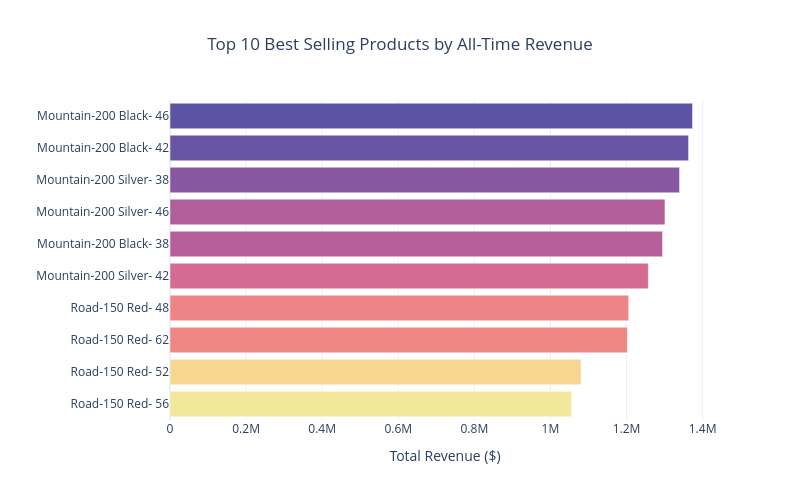

Here is the notebook cell this chart was saved with:
### Code cell
# 1. TOP_N variable
TOP_N = 10  

# 2. Build the standalone horizontal bar chart
fig_top_products = px.bar(
    top_products,
    x="product_revenue",
    y="product_name",
    orientation="h",
    color="product_revenue",
    color_continuous_scale=px.colors.sequential.Sunset,
    title=f"Top {TOP_N} Best Selling Products by All-Time Revenue"

)

# 3. Clean up the hover tooltips and trace metrics
fig_top_products.update_traces(
    hovertemplate="<b>Product:</b> %{y}<br><b>Revenue:</b> $%{x:,.0f}<extra></extra>"
)

# 4. Polish the canvas layout grid properties
fig_top_products.update_layout(
    template="plotly_white",
    width=800,
    height=500,
    coloraxis_showscale=False,       # Hides the secondary colorbar scale to keep it clean
    title_x=0.5,                      # Centers the main title text
    margin=dict(l=150)                # Adds left margin space so long product names aren't cut off
)

# 5. Format axes and force sorting sequence
fig_top_products.update_xaxes(title_text="Total Revenue ($)")
fig_top_products.update_yaxes(
    title_text="", 
    categoryorder="total ascending"   # 👈 Forces the highest earner to stay at the very top
)
# 6. Save and Display
fig_top_products.write_image("Best_Selling_Products.png", scale=2)
fig_top_products.show()

### Figure 1 — Plotly figure (JSON) as saved in the notebook; plotly's stock layout.template omitted (floating-point values rounded to 4 significant figures)
{"data": [{"hovertemplate": "<b>Product:</b> %{y}<br><b>Revenue:</b> $%{x:,.0f}<extra></extra>", "legendgroup": "", "marker": {"color": [1373454, 1363128, 1339394, 1301029, 1294854, 1257368, 1205786, 1202208, 1080556, 1055510], "coloraxis": "coloraxis", "pattern": {"shape": ""}}, "name": "", "orientation": "h", "showlegend": false, "textposition": "auto", "type": "bar", "x": [1373454, 1363128, 1339394, 1301029, 1294854, 1257368, 1205786, 1202208, 1080556, 1055510], "xaxis": "x", "y": ["Mountain-200 Black- 46", "Mountain-200 Black- 42", "Mountain-200 Silver- 38", "Mountain-200 Silver- 46", "Mountain-200 Black- 38", "Mountain-200 Silver- 42", "Road-150 Red- 48", "Road-150 Red- 62", "Road-150 Red- 52", "Road-150 Red- 56"], "yaxis": "y"}], "layout": {"barmode": "relative", "coloraxis": {"autocolorscale": false, "colorbar": {"title": {"text": "product_revenue"}}, "colorscale": [[0, "rgb(243, 231, 155)"], [0.1667, "rgb(250, 196, 132)"], [0.3333, "rgb(248, 160, 126)"], [0.5, "rgb(235, 127, 134)"], [0.6667, "rgb(206, 102, 147)"], [0.8333, "rgb(160, 89, 160)"], [1, "rgb(92, 83, 165)"]], "showscale": false}, "height": 500, "legend": {"tracegroupgap": 0}, "margin": {"l": 150}, "title": {"text": "Top 10 Best Selling Products by All-Time Revenue", "x": 0.5}, "width": 800, "xaxis": {"anchor": "y", "domain": [0, 1], "title": {"text": "Total Revenue ($)"}}, "yaxis": {"anchor": "x", "categoryorder": "total ascending", "domain": [0, 1], "title": {"text": ""}}}}
